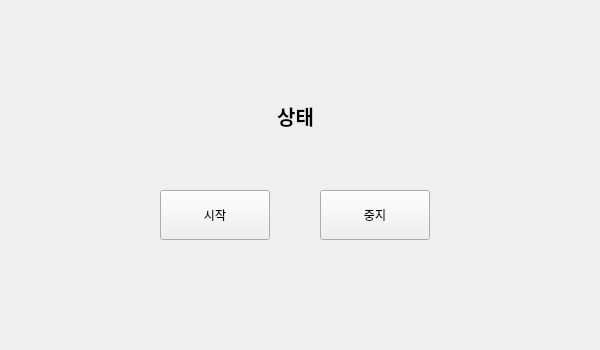
<?xml version="1.0" encoding="UTF-8"?>
<ui version="4.0">
 <class>Form</class>
 <widget class="QWidget" name="Form">
  <property name="geometry">
   <rect>
    <x>0</x>
    <y>0</y>
    <width>600</width>
    <height>350</height>
   </rect>
  </property>
  <property name="maximumSize">
   <size>
    <width>600</width>
    <height>350</height>
   </size>
  </property>
  <property name="font">
   <font>
    <family>Arial</family>
   </font>
  </property>
  <property name="windowTitle">
   <string>QtDesigner 연습</string>
  </property>
  <widget class="QLabel" name="lblStatus">
   <property name="geometry">
    <rect>
     <x>200</x>
     <y>90</y>
     <width>191</width>
     <height>51</height>
    </rect>
   </property>
   <property name="font">
    <font>
     <family>맑은 고딕</family>
     <pointsize>15</pointsize>
     <weight>75</weight>
     <bold>true</bold>
    </font>
   </property>
   <property name="layoutDirection">
    <enum>Qt::LeftToRight</enum>
   </property>
   <property name="text">
    <string>상태</string>
   </property>
   <property name="alignment">
    <set>Qt::AlignCenter</set>
   </property>
  </widget>
  <widget class="QPushButton" name="btnStart">
   <property name="geometry">
    <rect>
     <x>160</x>
     <y>190</y>
     <width>110</width>
     <height>50</height>
    </rect>
   </property>
   <property name="text">
    <string>시작</string>
   </property>
  </widget>
  <widget class="QPushButton" name="btnStop">
   <property name="geometry">
    <rect>
     <x>320</x>
     <y>190</y>
     <width>110</width>
     <height>50</height>
    </rect>
   </property>
   <property name="text">
    <string>중지</string>
   </property>
  </widget>
 </widget>
 <resources/>
 <connections/>
</ui>
